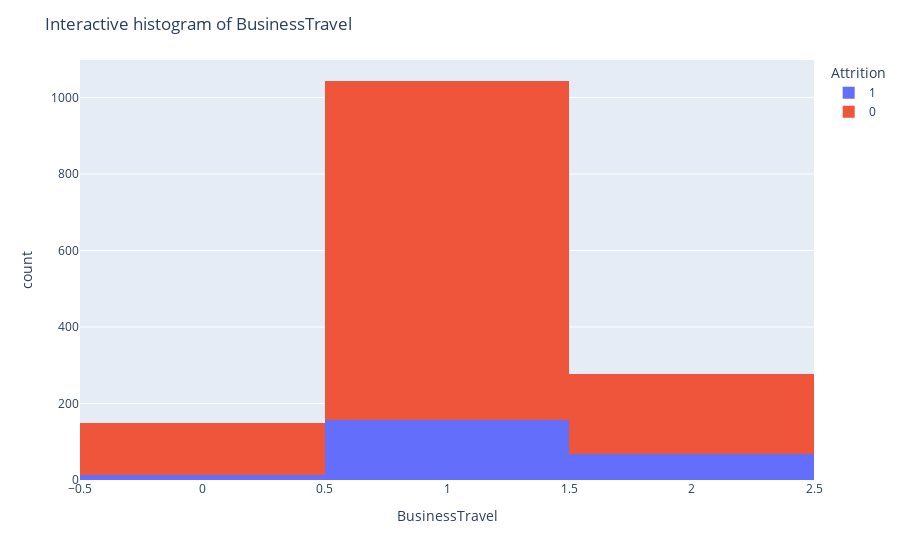

The code cell stored with this chart in its notebook:
### Code cell
fig = px.histogram(df,x="BusinessTravel",color="Attrition")
fig.update_layout(
    autosize=False,
    title="Interactive histogram of BusinessTravel"
)
fig.show()

### Figure 1 — Plotly figure (JSON) as saved in the notebook; plotly's stock layout.template omitted (floating-point values rounded to 4 significant figures; data arrays with more than 128 entries replaced by an {"elided": "..."} marker saying what was removed)
{"data": [{"alignmentgroup": "True", "bingroup": "x", "hovertemplate": "Attrition=1<br>BusinessTravel=%{x}<br>count=%{y}<extra></extra>", "legendgroup": "1", "marker": {"color": "#636efa"}, "name": "1", "offsetgroup": "1", "orientation": "v", "showlegend": true, "type": "histogram", "x": {"elided": "237 int values"}, "xaxis": "x", "yaxis": "y"}, {"alignmentgroup": "True", "bingroup": "x", "hovertemplate": "Attrition=0<br>BusinessTravel=%{x}<br>count=%{y}<extra></extra>", "legendgroup": "0", "marker": {"color": "#EF553B"}, "name": "0", "offsetgroup": "0", "orientation": "v", "showlegend": true, "type": "histogram", "x": {"elided": "1233 int values"}, "xaxis": "x", "yaxis": "y"}], "layout": {"autosize": false, "barmode": "relative", "legend": {"title": {"text": "Attrition"}, "tracegroupgap": 0}, "margin": {"t": 60}, "title": {"text": "Interactive histogram of BusinessTravel"}, "xaxis": {"anchor": "y", "domain": [0, 1], "title": {"text": "BusinessTravel"}}, "yaxis": {"anchor": "x", "domain": [0, 1], "title": {"text": "count"}}}}
